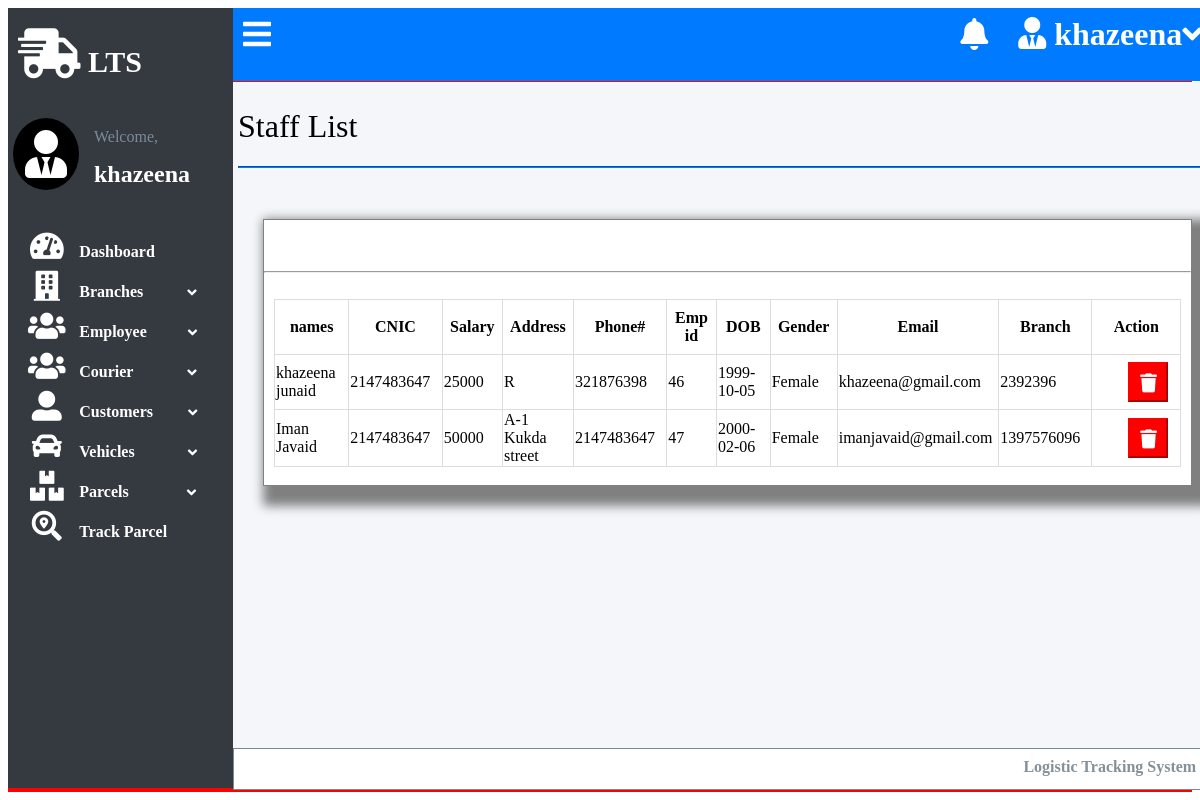
The app's page /list_staff.php (signed in) with its own data.
### tables this page shows
CREATE TABLE `employe` (
  `names` text NOT NULL,
  `CNIC` int(11) NOT NULL,
  `passwords` text NOT NULL,
  `salary` int(11) NOT NULL,
  `adress` text NOT NULL,
  `emp_id` int(11) NOT NULL,
  `phone_no` int(11) NOT NULL,
  `dob` date NOT NULL,
  `gender` text NOT NULL,
  `email` text NOT NULL,
  `br_code` int(11) NOT NULL
);

### list_staff.php (the view, shortened to what this page needs)
<html lang="en">
<head>
    <link rel="stylesheet" type="text/css" href="styling.css"></link>
    <link rel="stylesheet" href="https://cdnjs.cloudflare.com/ajax/libs/font-awesome/5.15.3/css/all.min.css"/>
</head>
<body>
    <div class="container" >
      <div class="style" id="header">
           <span class=" fas fa-bars fa-2x" style="position:relative; top: 10; left:10;" onclick="myFun(this)" >
           </span>
         <span onclick="logout(this)">
          <span  class=" fas fa-user-tie fa-2x " style="float: right; margin-left: 30px; margin-right: 20px;margin-top: 9px;" >
          <?php echo htmlspecialchars($_SESSION["username"]); ?><span class=" fa fa-angle-down ml-2" style="position: relative; top: 1;">
           </span>
         </span>
          <span class="fas fa-bell fa-2x"style="float:right ;margin-top: 10px;"></span>
      </div>
        <div class="style" id="menu" >
            <div id="icon">
                 <a href="">
                   <span class="fas fa-shipping-fast" style="font-size: 50px; margin-top: 20px;margin-left: 5px;"></span>
                  </a>
                 <div class="text" > <b >LTS</b></div>
            </div>
            <div id="user">
              <span class="fas fa-user-tie fa-3x img"></span>
                <span class="clr">Welcome,</span>
                <h2 class="fsuser">
                <?php echo htmlspecialchars($_SESSION["username"]); ?></h2>
            </div>
            <br>
            <div class="elements" >
              <span class="fas fa-tachometer-alt h-and-w fa-fw fa-2x"  onclick="location.href='dashboard.php';">
              </span>
              <div class="text" >
                <a href="#">
                  <b  style="font-size: 16px;" onclick="location.href = 'dashboard.php';">
                    Dashboard
                  </b>
                </a>
            </div>
            </div>
            <div class="elements" >
              <span class="fas fa-building h-and-w fa-fw fa-2x"  onclick="Branches(this)">
              </span>
              <div class=" text" >
                <a href="#">
                  <b  style="font-size: 16px;" onclick="Branches(this)">
                    Branches
                  </b>
                </a>
                <span class="fa fa-angle-down ml-2 ar-h-w " onclick="Branches(this)" style="left: 40px;" >
                </span>
            </div>
            </div>
            <div class="elements" >
              <span class="fas fa-users h-and-w fa-fw fa-2x"  onclick="Branchstaff(this)">
              </span>
              <div class=" text" >
                <a href="#">
                  <b style="font-size: 16px;" onclick="Branchstaff(this)">
                    Employee
                  </b>
                </a>
                <span class="fa fa-angle-down ml-2 ar-h-w " onclick="Branchstaff(this)" style="left: 37px;" >
                </span>
            </div>
            </div>
           <div class="elements" >
              <span class="fas fa-users h-and-w fa-fw fa-2x"   onclick="dp(this)">
              </span>
              <div class=" text" >
                <a href="#">
                  <b style="font-size: 16px;" onclick="dp(this)">
                   Courier
                  </b>
                </a>
                <span class="fa fa-angle-down ml-2 ar-h-w " onclick="dp(this)" style="left: 50px;" >
                </span>
            </div>
            </div>
            <div class="elements" >
              <span class="fas fa-user-alt h-and-w fa-fw fa-2x"  onclick="customers(this)">
              </span>
              <div class='text' >
                <a href="#">
                  <b  style="font-size: 16px;" onclick="customers(this)">
                    Customers
                  </b>
                </a>
                <span class="fa fa-angle-down ml-2 ar-h-w " onclick="customers(this)" style="left: 31px;" >
                </span>
            </div>
            </div>
<div class="elements" >
  <span class="fas fa-car h-and-w fa-fw fa-2x"  onclick="vehicles(this)">
  </span>
  <div class="text" >
    <a href="#">
      <b  style="font-size: 16px;" onclick="vehicles(this)">
        Vehicles
      </b>
    </a>
    <span class="fa fa-angle-down ml-2 ar-h-w " onclick="vehicles(this)" style="left: 49px;" >
    </span>
</div>
</div>
<div class="elements" >
  <span class="fas fa-boxes h-and-w fa-fw fa-2x"  onclick="parcels(this)">
  </span>
  <div class=" text" >
    <a href="#">
      <b  style="font-size: 16px;" onclick="parcels(this)">
        Parcels
      </b>
    </a>
    <span class="fa fa-angle-down ml-2 ar-h-w " onclick="parcels(this)" style="left: 54px;" >
    </span>
</div>
</div>
            <div class="elements" >
              <span class="fas fa-search-location h-and-w fa-fw fa-2x"  onclick="location.href='track_parcel.php';">
              </span>
              <div class=" text" >
                <a href="#">
                  <b  style="font-size: 16px;"  onclick="location.href='track_parcel.php';"  >
                    Track Parcel
                  </b>
                </a>
            </div>
            </div>
          </div>
        <div id="main">
        <h1 style="font-weight:normal;">Staff List</h1>
           <hr style="border-color:rgba(0,123,255,255);">
          <br>
          <div style="background-color:white; margin: 25px 25px; border:1px solid grey; box-shadow:10px 10px 10px 10px grey;" >
           <a href="add_staff.php">
          <button style="margin-left:960px; margin-top:10px; margin-bottom:3px; border-color:rgba(0,123,255,255); height:30px"> <b style="font-size:15px"> + </b>Add New</button></a>
         <hr style="border=color:rgb(211,211,211)"><br>
           <table style="border-collapse: collapse;margin-left:10px;margin-right:10px  ">
           <tr>
               <th>names</th>
               <th >CNIC</th>
               <th >Salary</th>
               <th>Address</th>
               <th>Phone#</th>
               <th >Emp id</th>
               <th >DOB</th>
               <th>Gender</th>
               <th>Email</th>
               <th >Branch</th>
               <th>Action</th>
           </tr>
           <?php
$conn = mysqli_connect("localhost", "root", "", "lts_db");
$sql = "SELECT names, CNIC, salary, adress, phone_no, emp_id, dob, gender, email, br_code FROM employe";
$result = $conn->query($sql);
if($result){
  if ($result->num_rows> 0) {
while($row = $result->fetch_assoc()) {
  ?>
 <tr style="height:50px">
<td><?php echo $row["names"] ;?> </td>
<td><?php echo $row["CNIC"] ;?> </td>
<td> <?php echo $row["salary"];?> </td>
<td> <?php echo$row["adress"];?> </td>
<td> <?php echo $row["phone_no"];?> </td>
<td> <?php echo$row["emp_id"] ;?> </td>
<td> <?php echo $row["dob"];?></td>
<td> <?php echo $row["gender"];?> </td>
<td> <?php echo $row["email"] ;?> </td>
<td> <?php echo $row["br_code"] ;?> </td>
<td>
<a href="del_st.php?emp_id=<?php echo $row['emp_id']; ?>">
<button style="height:40px;background-color:red;border-color:red;width:40px;margin-left:35px">
<i class="fas fa-trash" style="color:white; font-size:19px"></i>
</button>
</a>
</td>
</tr>
<?php
}
echo "</table>";
}
} else { echo " No results"; }
?>
        <br>
</div>
</div>
       <div  id="footer">
        <b id="right-center">
        Logistic Tracking System
     </div>
    </div>
</body>
</html>

### styling.css (style rules this page uses)
body { overflow-y: hidden; }
.container { background-color:red; display: grid; grid-template-areas: 'menu header ' 'menu main ' 'menu footer'; height: 100%; }
.style { color: white; }
#menu { background-color:rgba(52,58,64,255); grid-area: menu; width: 220px; border-left: 5px solid rgba(52,58,64,255) ; height: 97.5vh; position: sticky; top: 0; overflow-y: scroll; overflow-x: hidden; transition: 0.3s; }
#main { background-color: rgba(244,246,249,255); grid-area: main; border:5px solid rgba(244,246,249,255) ; position:relative; transition: margin-left 0.3s; min-width: 81.6vw; height: 82vh; overflow-y: scroll; }
#footer { position: sticky; bottom: 0; border: 0.5px solid lightslategray; background-color: rgba(255,255,255,255); height: 5vh; color:rgba(134,144,153,255); text-align: right; grid-area: footer; min-width: 5vw; }
#header { position: sticky; top: 0; z-index: 1; background-color: rgba(0,123,255,255); height:9.1vh; grid-area: header; min-width:5vw; float: right; }
#icon { height: 80px; font-size: 30px; margin-bottom: 30px; }
.img { background:black; border-radius: 100%; text-align: center; vertical-align: bottom; padding: 12px; float: left; }
.elements { margin-top: 10px; font-size: 15px; }
.text { display:inline; }
.h-and-w { height: 30px; width: 30px; margin-left: 15px; margin-right:10px ; }
.fsuser { position: relative; right: -15; top:5; }
#user { vertical-align: middle; text-align: left; }
.clr { display: inline-block; color: rgba(125,139,153,255); position: relative; right: -15; top:10; }
#right-center { position: relative; bottom: -9; right: 25; }
a { text-decoration: none; color: white; }
.ar-h-w { height: 15px; width: 15px; margin-top: 10px; position: relative; bottom: -1.5px; }
th,td { border: 1px solid #dddddd;border-collapse: collapse; height:55px;width:18vw }

### records on screen
employe: names "khazeena junaid", CNIC "2147483647", salary "25000", adress "R", phone_no "321876398", emp_id "46", dob "1999-10-05", gender "Female", email "khazeena@gmail.com", br_code "2392396"
employe: names "Iman Javaid", CNIC "2147483647", salary "50000", adress "A-1 Kukda street", phone_no "2147483647", emp_id "47", dob "2000-02-06", gender "Female", email "imanjavaid@gmail.com", br_code "1397576096"

### other values on screen
$_SESSION["username"] "khazeena"
